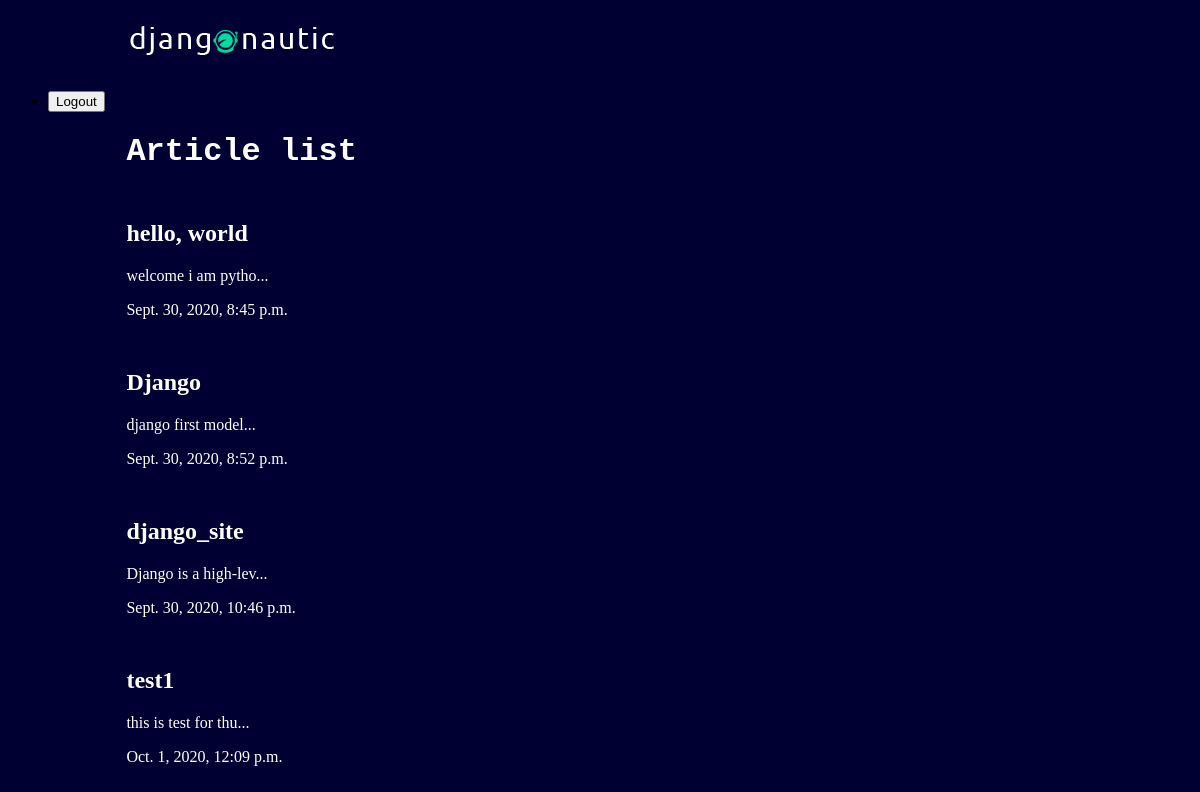
The app's page /articles/ (signed in) with its own data.
### articles/models.py (models this page shows, shortened)
class Article(models.Model):
    title = models.CharField(max_length=100)
    slug = models.SlugField()
    body = models.TextField()
    date = models.DateTimeField(auto_now_add = True)
    thumb = models.ImageField(default="default.png",blank=True)
    def snippet(self):
        return self.body[:20]+"..."

### articles/views.py (the view)
# urls.py: path('',views.article_list,name= "list"),
@login_required(login_url="/accounts/login")
def article_list(request):
    articles = Article.objects.all().order_by('date')
    return render(request,'articles/article_list.html',{'articles':articles})

### articles/templates/articles/article_list.html
{% extends 'base_layout.html' %}
{% block content %}
  <h1>Article list</h1>
  <div class="articles">
    {% for article in articles %}
      <div class="article">
        <h2><a href="{% url 'articles:details' slug=article.slug %}">{{article.title}}</a></h2>
        <p>{{article.snippet}}</p>
        <p>{{article.date}}</p>
      </div>
    {% endfor %}
  </div>
{% endblock %}

### templates/base_layout.html (shortened to what this page needs)
{% load static %}
<!DOCTYPE html>
<html lang="en" dir="ltr">
  <head>
    <link rel="stylesheet" href="{% static 'style.css' %}">
  </head>
  <body>
    <div class="wrapper">
      <h1><a href="{% url 'articles:list' %}"><img src="{% static 'logo.png' %}" class="img2"></a></h1>
      <nav>
        <ul>
          <li>
            <form class="logout-link" action="{% url 'accounts:logout' %}" method="post">
              <button type="submit">Logout</button>
            </form>
          </li>
        </ul>
      </nav>
      {% block content %}
      {% endblock %}
    </div>
  </body>
</html>

### assets/style.css (style rules this page uses)
body { background: #000033; }
h1 { color: white; font-family: "Lucida Console", Courier, monospace; margin-left: 10%; }
p { color: white; font-family: cursive; margin-left: 10%; }
a { color: white; text-decoration: none; font-family: serif; }
h2 { color: white; margin-top: 50px; margin-left: 10%; }
.img2 { max-width: 50%; }

### records on screen
Article: title "hello, world", snippet "welcome i am pytho...", date "Sept. 30, 2020, 8:45 p.m."
Article: title "Django", snippet "django first model...", date "Sept. 30, 2020, 8:52 p.m."
Article: title "django_site", snippet "Django is a high-lev...", date "Sept. 30, 2020, 10:46 p.m."
Article: title "test1", snippet "this is test for thu...", date "Oct. 1, 2020, 12:09 p.m."
